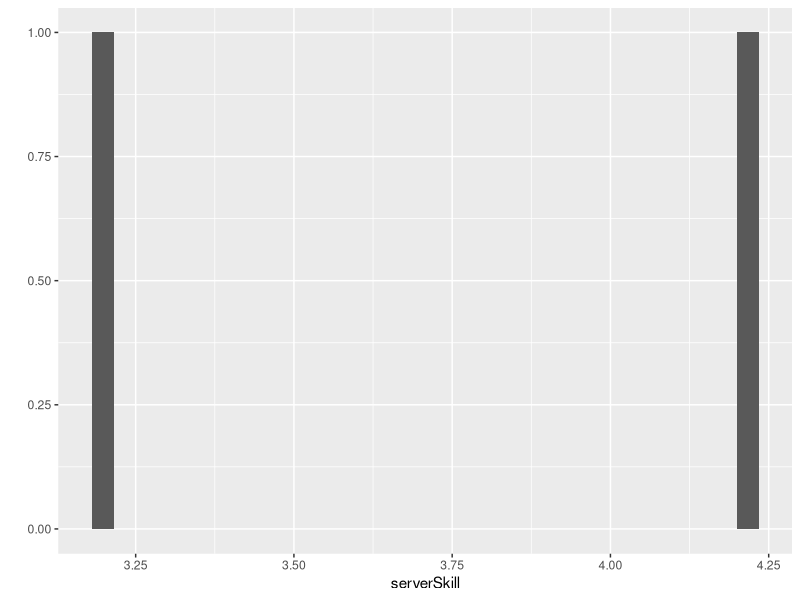
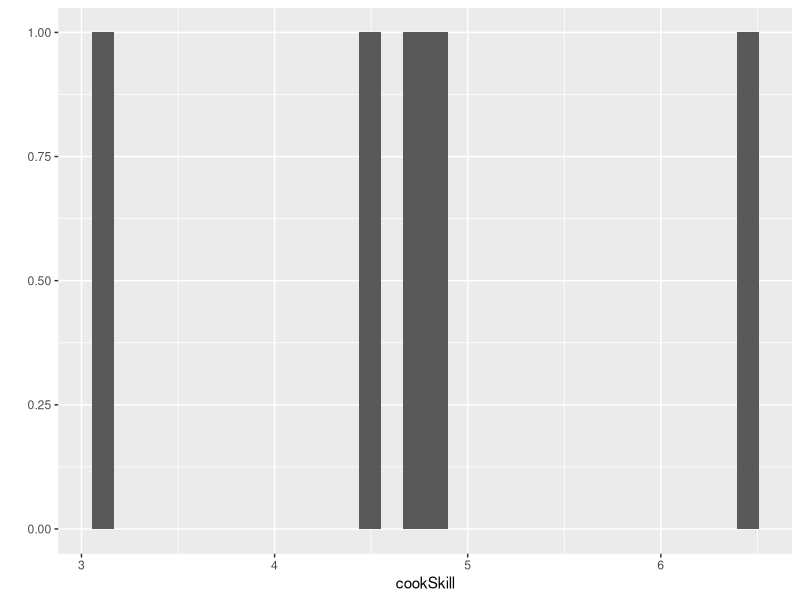
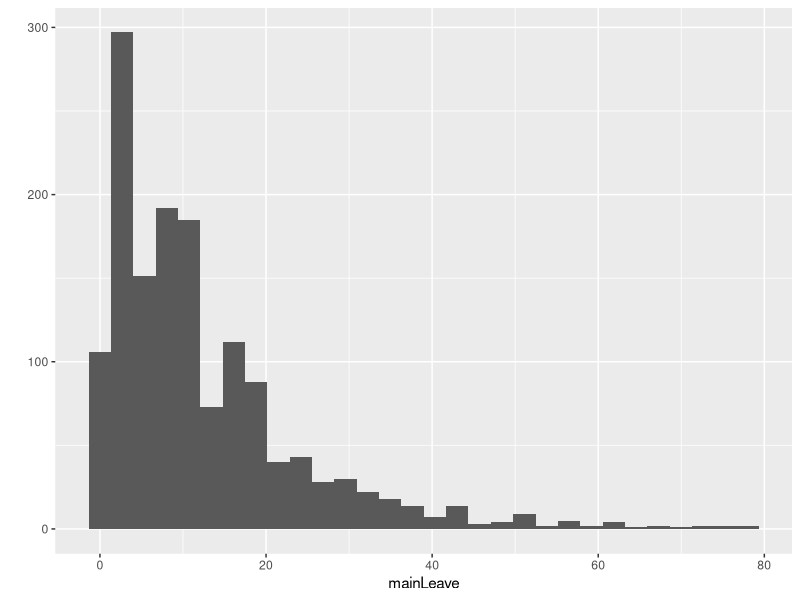
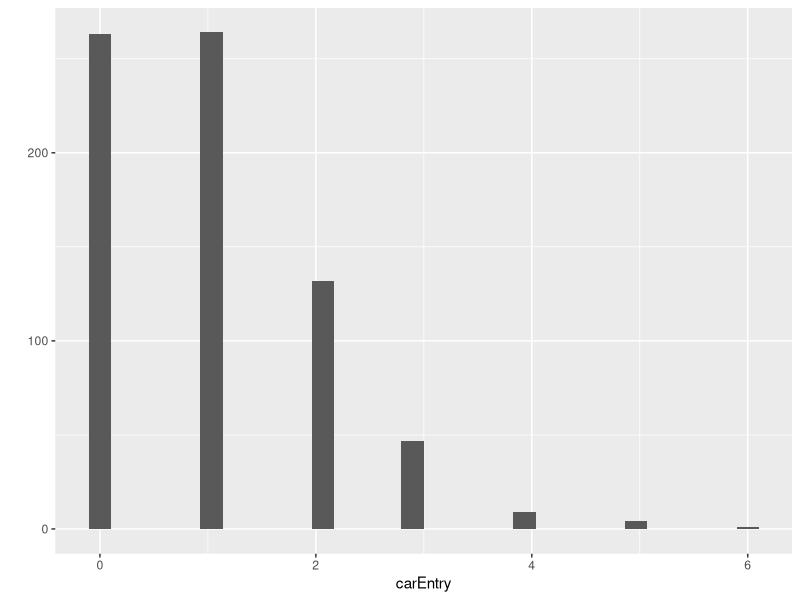
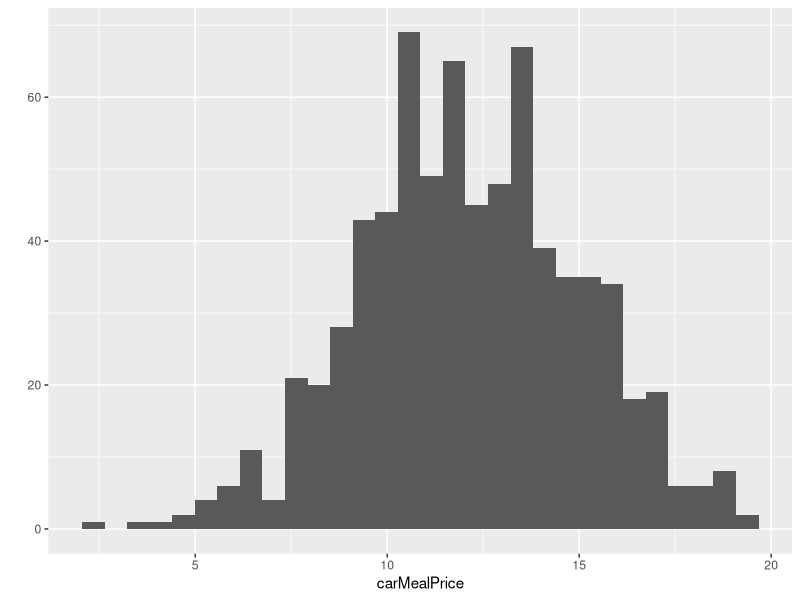
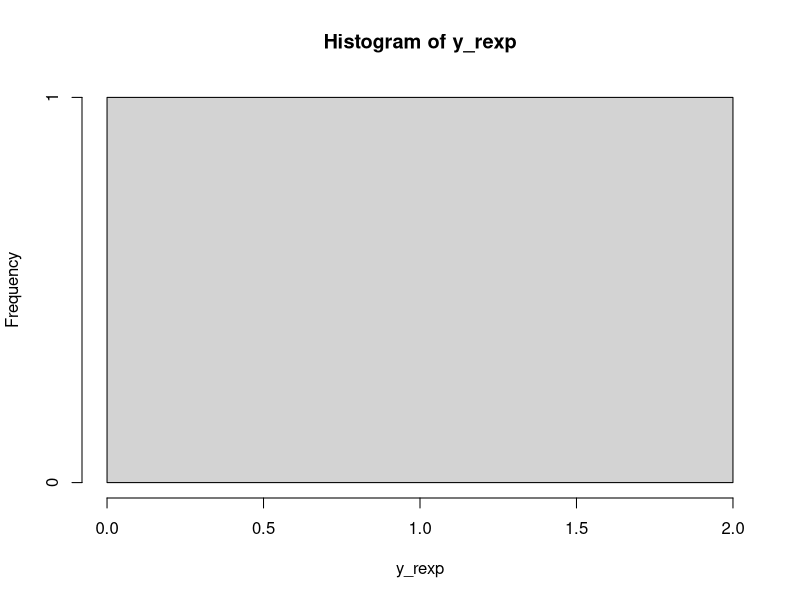

Recreate these plots in R, in order.
library("ggplot2")
library("dplyr")

serverNumber = 2
serverSkill = rnorm(serverNumber) + 3 # Generates an array of normal distribution values 
qplot(serverSkill)

cookNumber = 5
cookSkill = rnorm(cookNumber) + 5
qplot(cookSkill)

storageCapacity = 100
storage = 0

mainEPM = 2 # Main entrance per minute
carEPM = 1 # Car entrance per minute
simulationMinutes = 720 # 720 minutes = 12 hours
mainEntry = rpois(simulationMinutes, mainEPM)
carEntry = rpois(simulationMinutes, carEPM)

avgTimeToLeave = 12
mainLeave = ceiling(rexp(sum(mainEntry),rate = 1/avgTimeToLeave))
carLeave = ceiling(rexp(sum(carEntry),rate = 1/avgTimeToLeave))
qplot(mainLeave)

mainMealPrice = round(rnorm(sum(mainEntry)) * 3 + 10,2) 
carMealPrice = round(rnorm(sum(carEntry)) * 3 + 12,2) 

qplot(carEntry)
qplot(carMealPrice)

dflogs <- data.frame () # Dataframe to track queues
mainQueue = 0
carQueue = 0
sales = 0
salaries = 0
profits = 0

dfmain <- data.frame () # Dataframe to track main queue
dfcar <- data.frame () # Dataframe to track car queue
mainClientNumber = 0
carClientNumber = 0


mainInitialized = FALSE
carInitialized = FALSE

for(t in 1:simulationMinutes){
  
  if(mainEntry[t] != 0){
    for(i in 1:mainEntry[t]){
      mainClientNumber <- mainClientNumber + 1
      dfmain <- rbind(dfmain, c(mainClientNumber, mainMealPrice[mainClientNumber], 'Ordering', t, '', ''))
      if(!mainInitialized){
        mainInitialized <- TRUE
      }
    }
  }
  
  if(carEntry[t] != 0){
    for(i in 1:carEntry[t]){
      carClientNumber <- carClientNumber + 1
      dfcar <- rbind(dfcar, c(carClientNumber, carMealPrice[carClientNumber], 'Ordering', t, '', ''))
      if(!carInitialized){
        carInitialized <- TRUE
      }
    }
  }
  
  if(mainInitialized){
    colnames(dfmain) <- c('Client Number','Meal Price', 'State', "Entry Time", "Order Time", "Served Time")
  }
  if(carInitialized){
    colnames(dfcar) <- c('Client Number','Meal Price', 'State', "Entry Time", "Order Time", "Served Time")
  }
  
  mainQueue <- mainQueue + mainEntry[t]
  carQueue <- carQueue + carEntry[t]

  
  profits <- sales - salaries 
  
  dflogs <- rbind(dflogs, c(t, mainQueue, carQueue, sales, salaries, profits))
  
  if(mainInitialized){
    for(i in 1:length(dfmain[,1])){
      if(dfmain[i,3] == 'Ordering'){
        if((t - as.integer(dfmain[i,4])) >= mainLeave[i]){
          mainQueue <- mainQueue - 1
          dfmain[i,3] <- 'Left'
          dfmain[i,6] <- t
        }
      }
    }
  }
  
  if(carInitialized){
    for(i in 1:length(dfcar[,1])){
      if(dfcar[i,3] == 'Ordering'){
        if((t - as.integer(dfcar[i,4])) >= carLeave[i]){
          carQueue <- carQueue - 1
          dfcar[i,3] <- 'Left'
          dfcar[i,6] <- t
        }
      }
    }
  }
  
}

colnames(dflogs) <- c('Minute','Main Queue', 'Car Queue', 'Sales', 'Salaries', 'Profits')

print(sum(mainEntry))

y_rexp <- ceiling(rexp(1, rate = 0.2))
hist(y_rexp)
print(y_rexp)
